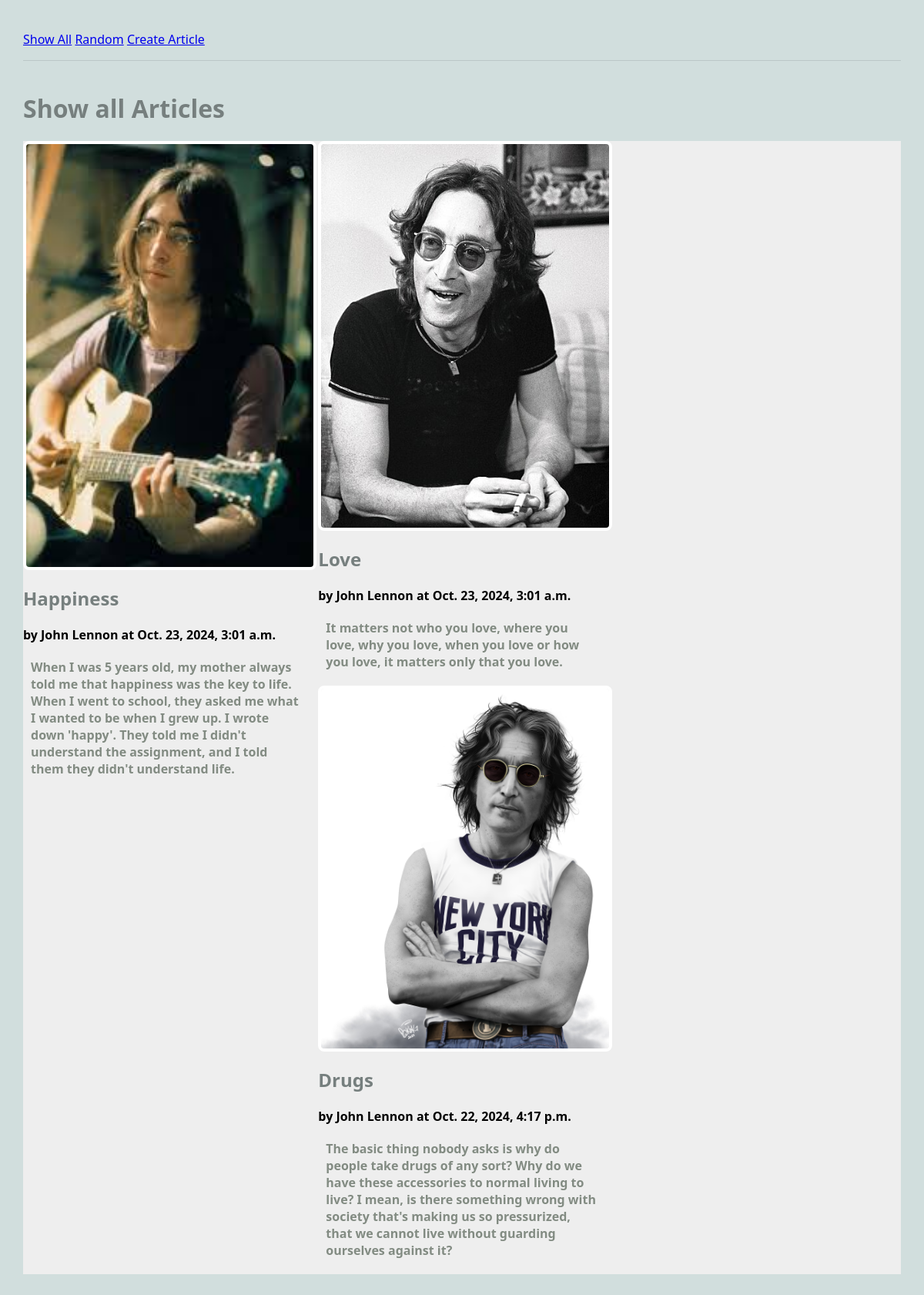
/blog/show_all_blog, run on the app's committed database.
### blog/models.py (models this page shows, shortened)
class Article(models.Model):
    title = models.TextField(blank=False)  # non-optional, blank=Flase
    author = models.TextField(blank=False)
    text = models.TextField(blank=False)
    published = models.DateTimeField(auto_now=True)
    image_file = models.ImageField(blank=True) # an actual image

### blog/views.py (the view)
# urls.py: path(r'show_all_blog', views.ShowAllBlogView.as_view(),
class ShowAllBlogView(ListView):
    '''Create a subclass of ListView to display all blog articles.'''
    model = Article # the model to display
    template_name = 'blog/show_all_blog.html'
    context_object_name = 'articles' # context variable to use in the template

### blog/templates/blog/show_all_blog.html
{% extends 'blog/base.html' %}
{% block content %}
<h1>Show all Articles</h1>
<main class="grid-container">
    {% for a in articles %}
    <article>
        <a href="{% url 'article' a.pk %}">
        {% if a.image_file %}
            <img src="{{a.image_file.url}}" alt="{{a.image_file.url}}">
        {% endif %}
        </a>
        <div>
            <h2>{{a.title}}</h2>
            <strong>by {{a.author}} at {{a.published}}</storng>
            <p>
                {{a.text}}
            </p>
        </div>
    </article>
    {% endfor %}
</main>
{% endblock %}

### blog/static/blog/styles-blog.css (style rules this page uses)
body { margin: 30px; background: #d1dedd; font-family:'Segoe UI', Tahoma, Geneva, Verdana, sans-serif; }
h1, h2, h3 { color: #767f7e; }
p { color: #828b82; }
.grid-container { background: #eee; display: grid; grid-template-columns: repeat(3, 1fr); grid-gap: 10px; max-width: 1200px; margin: 20px auto; }
article img, article.featured img { width: 100%; border: 4px solid #fff; border-radius: 8px; }
article p, article h3 { margin: 20px 10px; }

### data on the page
Article: image_file (picture), title "Happiness", author "John Lennon", published "Oct. 23, 2024, 3:01 a.m.", text "When I was 5 years old, my mother always told me that happiness was the key to life. When I went to school, they asked me what I wanted to be when I grew up. I wrote down 'happy'. They told me I didn't understand the assignment, and I told them they didn't understand life."
Article: image_file (picture), title "Love", author "John Lennon", published "Oct. 23, 2024, 3:01 a.m.", text "It matters not who you love, where you love, why you love, when you love or how you love, it matters only that you love."
Article: image_file (picture), title "Drugs", author "John Lennon", published "Oct. 22, 2024, 4:17 p.m.", text "The basic thing nobody asks is why do people take drugs of any sort? Why do we have these accessories to normal living to live? I mean, is there something wrong with society that's making us so pressurized, that we cannot live without guarding ourselves against it?"
